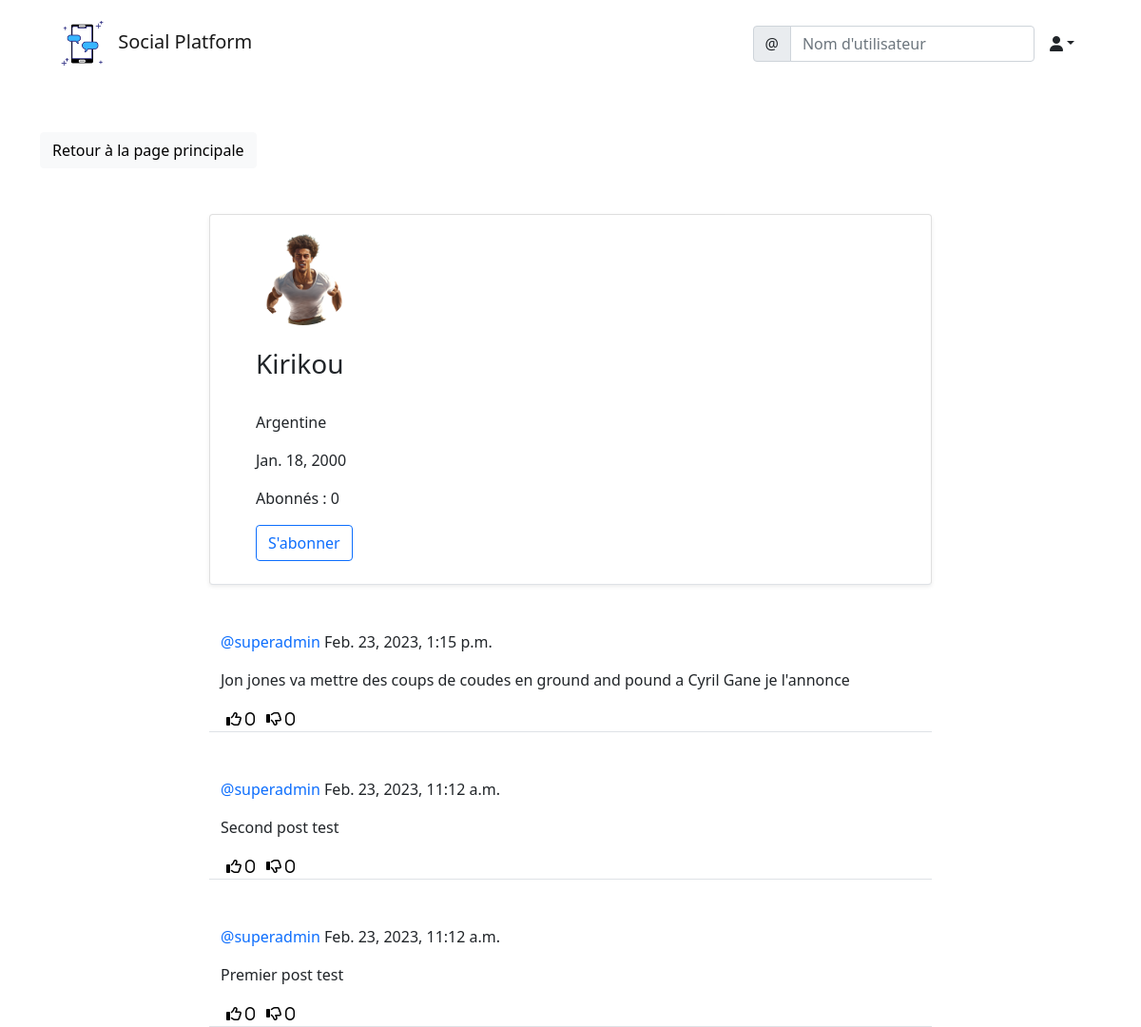
Before: /social/profile/4/ with the older database file.
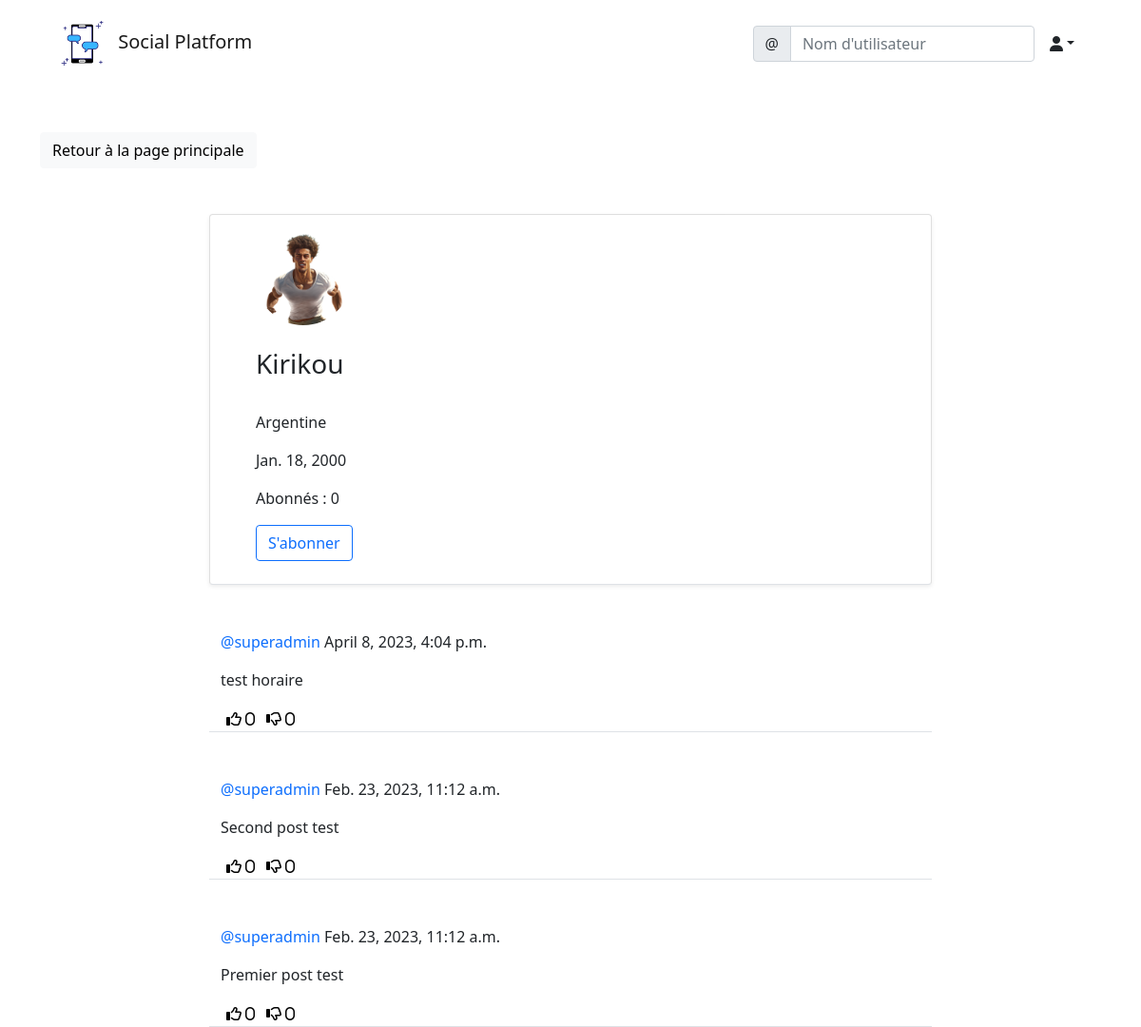
After: the same page with the newer database file.
### social/models.py (models this page shows)
class UserProfile(models.Model):
	user = models.OneToOneField(User, primary_key=True, verbose_name='user', related_name='profile', on_delete=models.CASCADE)
	name = models.CharField(max_length=30, blank=True, null=True)
	bio = models.TextField(max_length=500, blank=True, null=True)
	birth_date=models.DateField(null=True, blank=True)
	location = models.CharField(max_length=100, blank=True, null=True)
	picture = models.ImageField(upload_to='uploads/profile_pictures', default='uploads/profile_pictures/default.png', blank=True)
	followers = models.ManyToManyField(User, blank=True, related_name='followers')

class Post(models.Model):
    idPost = models.AutoField(primary_key=True)
    contenu = models.TextField()
    sendingTime = models.DateTimeField(default=timezone.now)
    auteur = models.ForeignKey(User, on_delete=models.CASCADE)
    likes = models.ManyToManyField(User, blank=True, related_name='likes')
    dislikes = models.ManyToManyField(User, blank=True, related_name='dislikes')

### social/views.py (the view)
# urls.py: path('profile/<int:pk>/', ProfileView.as_view(), name='profile'),
class ProfileView(View):
    def get(self, request, pk, *args, **kwargs):
        profile = UserProfile.objects.get(pk=pk)
        user = profile.user
        posts = Post.objects.filter(auteur=user).order_by('-sendingTime')
        abonnes = profile.followers.all()
        total_abonnes = len(abonnes)
        est_abonne = False
        for abonne in abonnes:
            if abonne == request.user:
                est_abonne =  True
                break
        context = {
            'user': user,
            'profile': profile,
            'posts': posts,
            'total_abonnes': total_abonnes,
            'est_abonne': est_abonne,
        }
        return render(request, 'social/profile.html', context)

### social/templates/social/profile.html (shortened to what this page needs)
{% extends 'landing/base.html' %}
{% block content %}
<div class="container">
    <div class="row mt-5">
        <div class="col-md-3 col-sm-6">
            <a href="{% url 'post-list' %}" class="btn btn-light">Retour à la page principale</a>
        </div>
    </div>
    <div class="row justify-content-center mt-5">
        <div class="card shadow-sm col-md-8 col-sm-12 border-bottom px-5 pt-3">
            <img src="{{ profile.picture.url }}" class="rounded-circle" width="100" height="100" />
            {% if profile.name %}
            <h3 class="py-4">{{ profile.name }}
                {% endif %}
            </h3>
            {% if profile.location %}
            <p>{{ profile.location }}</p>
            {% endif %}
            {% if profile.birth_date %}
            <p>{{ profile.birth_date }}</p>
            {% endif %}
            <div class="mb-4">
                <p>Abonnés : {{ total_abonnes }}</p>
                {% if user == request.user %}
                {% else %}
                {% if est_abonne %}
                <form method="POST" action="{% url 'remove-follower' profile.pk %}">
                    {% csrf_token %}
                    <button class="btn btn-outline-danger"  type="submit">Se désabonner</button>
                </form>
                {% else %}
                <form method="POST" action="{% url 'add-follower' profile.pk %}">
                    <button class="btn btn-outline-primary"  type="submit">S'abonner</button>
                </form>
                {% endif %}
                {% endif %}
            </div>
        </div>
    </div>
    {% for post in posts %}
    <div class="row justify-content-center mt-5">
        <div class="col-md-8 col-sm-12 border-bottom">
            <p><a style="text-decoration:none;" class="text-primary" href="{% url 'profile' post.auteur.profile.pk %}">@{{ post.auteur }}</a> {{ post.sendingTime }}</p>
            <div class="position-relative">
                <p>{{ post.contenu }}</p>
            </div>
            <div class="d-flex flex-row">
                <form method="POST" action="{% url 'like' post.pk %}">
                    <button style="background-color: transparent; border: none; box-shadow: none;" type="submit">
                        <i class="far fa-thumbs-up"> <span>{{ post.likes.all.count }}</span></i>
                    </button>
                </form>
                <form method="POST" action="{% url 'dislike' post.pk %}">
                    <button style="background-color: transparent; border: none; box-shadow: none;" type="submit">
                        <i class="far fa-thumbs-down"> <span>{{ post.dislikes.all.count }}</span></i>
                    </button>
                </form>
            </div>
        </div>
    </div>
    {% endfor %}
</div>
{% endblock content %}

### landing/templates/landing/base.html (shortened to what this page needs)
<!doctype html>
<html lang="fr">
  <head>
    <link href="https://cdn.jsdelivr.net/npm/bootstrap@5.0.2/dist/css/bootstrap.min.css" rel="stylesheet">
  </head>
  <body>
    {% include 'landing/navbar.html' %}
    {% block content %}
    {% endblock content %}
  </body>
</html>

### landing/templates/landing/navbar.html (shortened to what this page needs)
<div class="container">
    <nav class="navbar navbar-expand-lg navbar-light">
      <div class="container-fluid">
        <a class="navbar-brand"
        {% if user.is_authenticated %}
        href="{% url 'post-list' %}"
        {% else %}
        href="{% url 'index' %}"
        {% endif %}
        ><img src="/media/uploads/logos/Favicon_SM.png" width="65" height="65"> Social Platform</a>
        <div class="collapse navbar-collapse" id="navbarTogglerDemo03">
          <form class="d-flex">
            <div class="input-group">
            <span class="input-group-text" id="basic-addon1">@</span>
            <input type="text" class="form-control" placeholder="Nom d'utilisateur" aria-label="Username" aria-describedby="basic-addon1">
        </div>
          </form>
          {% if user.is_authenticated %}
          <div class="nav-item dropdown">
            <a class="nav-link dropdown-toggle text-dark" data-bs-toggle="dropdown" role="buton" aria-expanded="false"><i class="fas fa-user"></i></a>
          </div>
          {% endif %}
        </div>
      </div>
    </nav>
</div>

Changed rows visible on the page:
removed Post: auteur "superadmin", sendingTime "Feb. 23, 2023, 1:15 p.m.", contenu "Jon jones va mettre des coups de coudes en ground and pound a Cyril Gane je l'annonce", likes.all.count "0", dislikes.all.count "0"
added Post: auteur "superadmin", sendingTime "April 8, 2023, 4:04 p.m.", contenu "test horaire", likes.all.count "0", dislikes.all.count "0"
